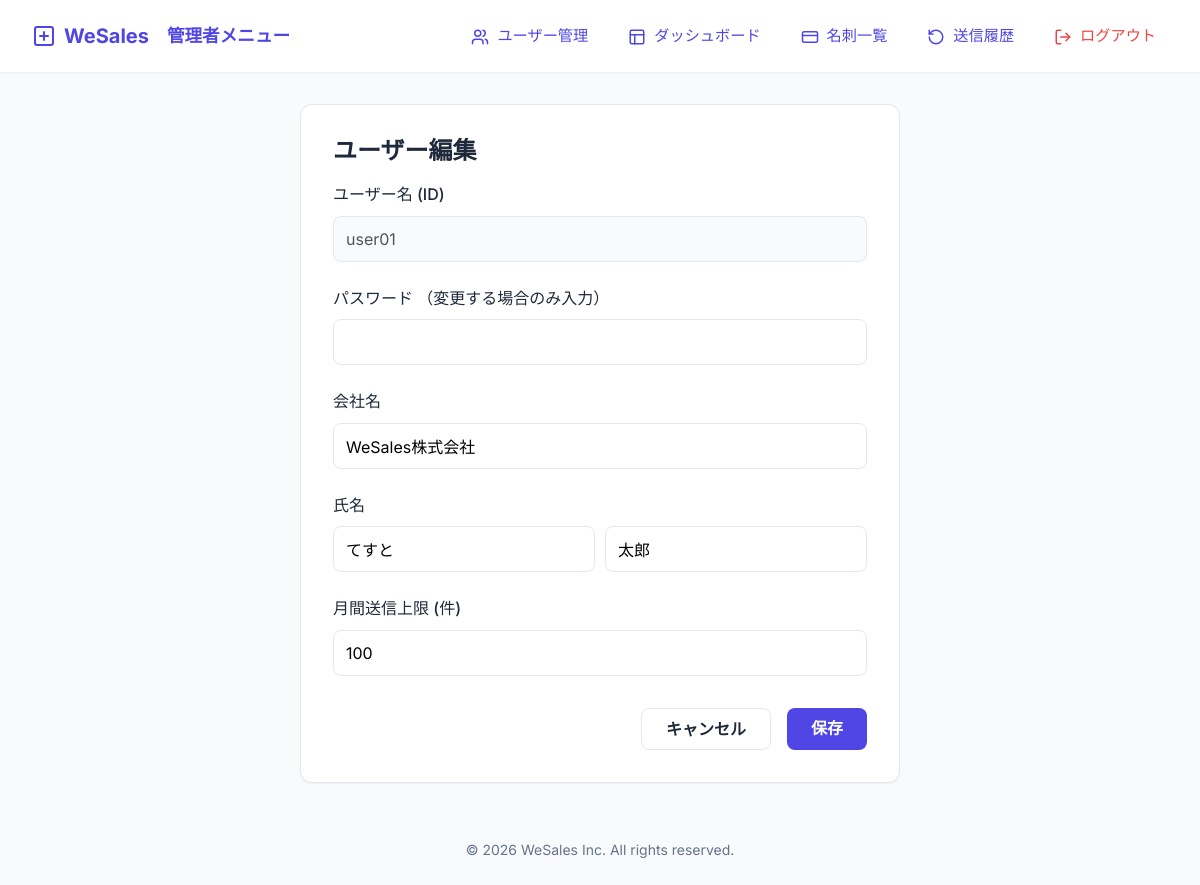
The page /admin/users/edit/1 (signed in) on the database its author committed.
### models.py (models this page shows, shortened)
class User(db.Model, UserMixin):
    id = db.Column(db.Integer, primary_key=True)
    username = db.Column(db.String(80), unique=True, nullable=False)
    password = db.Column(db.String(120), nullable=False)
    is_admin = db.Column(db.Boolean, default=False)
    company_name = db.Column(db.String(100))
    job_title = db.Column(db.String(100))
    last_name = db.Column(db.String(100))
    first_name = db.Column(db.String(100))
    phone_number = db.Column(db.String(20))
    email_address = db.Column(db.String(120))
    company_url = db.Column(db.String(200))
    business_summary = db.Column(db.Text)
    gmail_app_password = db.Column(db.String(100))
    email_provider = db.Column(db.String(20), default="resend") # gmail or resend
    monthly_limit = db.Column(db.Integer, default=100) # 月間送信上限
    @property
    def real_name(self):
        return f"{self.last_name or ''} {self.first_name or ''}".strip()

### routes/admin.py (the view, shortened to what this page needs)
@admin_bp.route("/admin/users/edit/<int:user_id>", methods=["GET", "POST"])
@login_required
@admin_required
def admin_edit_user(user_id):
    user = User.query.get_or_404(user_id)
    return render_template("admin_form.html", user=user)

### app.py (called while the page is built)
def create_app(config_class=Config):
    app = Flask(__name__)
    app.config.from_object(config_class)
    db.init_app(app)
    bcrypt.init_app(app)
    csrf.init_app(app)
    login_manager.init_app(app)
    @login_manager.user_loader
    def load_user(user_id):
        return User.query.get(int(user_id))
    @app.context_processor
    def inject_now():
        return {"now": datetime.now(timezone.utc)}
    from routes.auth import auth_bp
    from routes.main import main_bp
    from routes.cards import cards_bp
    from routes.history import history_bp
    from routes.admin import admin_bp
    from routes.import_routes import import_bp
    app.register_blueprint(auth_bp)
    app.register_blueprint(main_bp)
    app.register_blueprint(cards_bp)
    app.register_blueprint(history_bp)
    app.register_blueprint(admin_bp)
    app.register_blueprint(import_bp)
    return app

### routes/admin.py (called while the page is built)
def admin_required(f):
    @wraps(f)
    def decorated_function(*args, **kwargs):
        if not current_user.is_authenticated or not current_user.is_admin:
            abort(403)
        return f(*args, **kwargs)
    return decorated_function

### Templates/admin_form.html (shortened to what this page needs)
{% extends "base.html" %}
{% block content %}
<div class="card" style="max-width: 600px; margin: 0 auto;">
    <h2>{{ 'ユーザー編集' if user else 'ユーザー追加' }}</h2>
    <form method="POST">
        {% if not user %}
        <div class="form-group">
            <label for="username">ユーザー名 (ID)</label>
            <input type="text" id="username" name="username" required>
        </div>
        {% else %}
        <div class="form-group">
            <label>ユーザー名 (ID)</label>
            <input type="text" value="{{ user.username }}" disabled style="background-color: var(--background-color);">
        </div>
        {% endif %}
        <div class="form-group">
            <label for="password">パスワード {{ '（変更する場合のみ入力）' if user else '' }}</label>
            <input type="password" id="password" name="password" {{ 'required' if not user else '' }}>
        </div>
        <div class="form-group">
            <label for="company_name">会社名</label>
            <input type="text" id="company_name" name="company_name" value="{{ user.company_name if user else '' }}">
        </div>
        <div class="form-group">
            <label>氏名</label>
            <div style="display: flex; gap: 10px;">
                <input type="text" id="last_name" name="last_name" value="{{ user.last_name if user else '' }}"
                    placeholder="姓">
                <input type="text" id="first_name" name="first_name" value="{{ user.first_name if user else '' }}"
                    placeholder="名">
            </div>
        </div>
        <div class="form-group">
            <label for="monthly_limit">月間送信上限 (件)</label>
            <input type="number" id="monthly_limit" name="monthly_limit"
                value="{{ user.monthly_limit if user else 100 }}" required min="0">
        </div>
        <div style="display: flex; gap: 1rem; justify-content: flex-end; margin-top: 2rem;">
            <a href="{{ url_for('admin.admin_users') }}" class="btn btn-secondary">キャンセル</a>
            <button type="submit" class="btn btn-primary">保存</button>
        </div>
    </form>
</div>
{% endblock %}

### static/css/style.css (style rules this page uses)
:root { --primary-color: #4f46e5; --primary-hover: #4338ca; --secondary-color: #64748b; --background-color: #f8fafc; --surface-color: #ffffff; --text-color: #1e293b; --text-muted: #64748b; --border-color: #e2e8f0; --success-color: #10b981; --danger-color: #ef4444; --font-family: 'Inter', system-ui, -apple-system, sans-serif; --spacing-xs: 0.25rem; --spacing-sm: 0.5rem; --spacing-md: 1rem; --spacing-lg: 1.5rem; --spacing-xl: 2rem; --radius-sm: 0.375rem; --radius-md: 0.5rem; --radius-lg: 0.75rem; --shadow-sm: 0 1px 2px 0 rgb(0 0 0 / 0.05); --shadow-md: 0 4px 6px -1px rgb(0 0 0 / 0.1), 0 2px 4px -2px rgb(0 0 0 / 0.1); --shadow-lg: 0 10px 15px -3px rgb(0 0 0 / 0.1), 0 4px 6px -4px rgb(0 0 0 / 0.1); }
* { box-sizing: border-box; margin: 0; padding: 0; }
body { font-family: var(--font-family); background-color: var(--background-color); color: var(--text-color); line-height: 1.6; display: flex; flex-direction: column; min-height: 100vh; }
a { color: var(--primary-color); text-decoration: none; transition: color 0.2s; }
h1, h2, h3, h4, h5, h6 { color: var(--text-color); font-weight: 700; line-height: 1.2; margin-bottom: var(--spacing-md); }
h2 { font-size: 1.5rem; }
.card { background-color: var(--surface-color); border-radius: var(--radius-lg); box-shadow: var(--shadow-sm); padding: var(--spacing-xl); border: 1px solid var(--border-color); margin-bottom: var(--spacing-lg); }
.btn { display: inline-flex; justify-content: center; align-items: center; padding: 0.75rem 1.5rem; border-radius: var(--radius-md); font-weight: 600; cursor: pointer; transition: all 0.2s; border: none; font-size: 1rem; line-height: 1; }
.btn-primary { background-color: var(--primary-color); color: white; }
.btn-secondary { background-color: var(--surface-color); color: var(--text-color); border: 1px solid var(--border-color); }
.form-group { margin-bottom: var(--spacing-lg); }
label { display: block; margin-bottom: var(--spacing-sm); font-weight: 500; color: var(--text-color); }
input[type="text"], input[type="email"], input[type="password"], input[type="url"], input[type="number"], textarea, select { width: 100%; padding: 0.75rem; border: 1px solid var(--border-color); border-radius: var(--radius-md); font-family: inherit; font-size: 1rem; transition: border-color 0.2s, box-shadow 0.2s; }

### rows shown on the page
User: username "user01", company_name "WeSales株式会社", last_name "てすと", first_name "太郎", monthly_limit "100"

### other values the page prints
{{ 'ユーザー編集' if user else 'ユーザー追加' }} "ユーザー編集"
{{ '（変更する場合のみ入力）' if user else '' }} "（変更する場合のみ入力）"
